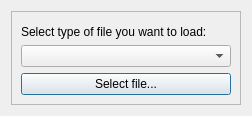
<?xml version="1.0" encoding="UTF-8"?>
<ui version="4.0">
 <class>dialog_open_file</class>
 <widget class="QDialog" name="dialog_open_file">
  <property name="windowModality">
   <enum>Qt::WindowModality::ApplicationModal</enum>
  </property>
  <property name="geometry">
   <rect>
    <x>0</x>
    <y>0</y>
    <width>252</width>
    <height>116</height>
   </rect>
  </property>
  <property name="sizePolicy">
   <sizepolicy hsizetype="Expanding" vsizetype="Preferred">
    <horstretch>0</horstretch>
    <verstretch>0</verstretch>
   </sizepolicy>
  </property>
  <property name="maximumSize">
   <size>
    <width>16777215</width>
    <height>116</height>
   </size>
  </property>
  <property name="windowTitle">
   <string>Open file...</string>
  </property>
  <layout class="QGridLayout" name="gridLayout">
   <item row="1" column="0">
    <widget class="QFrame" name="main_frame">
     <property name="frameShape">
      <enum>QFrame::Shape::StyledPanel</enum>
     </property>
     <property name="frameShadow">
      <enum>QFrame::Shadow::Raised</enum>
     </property>
     <layout class="QVBoxLayout" name="verticalLayout_2">
      <item>
       <spacer name="vspacer">
        <property name="orientation">
         <enum>Qt::Orientation::Vertical</enum>
        </property>
        <property name="sizeHint" stdset="0">
         <size>
          <width>20</width>
          <height>40</height>
         </size>
        </property>
       </spacer>
      </item>
      <item>
       <layout class="QVBoxLayout" name="vlay_chk">
        <item>
         <widget class="QLabel" name="lbl_sel_type">
          <property name="text">
           <string>Select type of file you want to load:</string>
          </property>
         </widget>
        </item>
        <item>
         <widget class="QComboBox" name="cmb_sel_type"/>
        </item>
       </layout>
      </item>
      <item>
       <widget class="QPushButton" name="btn_ok">
        <property name="text">
         <string>Select file...</string>
        </property>
       </widget>
      </item>
     </layout>
    </widget>
   </item>
  </layout>
 </widget>
 <resources/>
 <connections/>
</ui>
